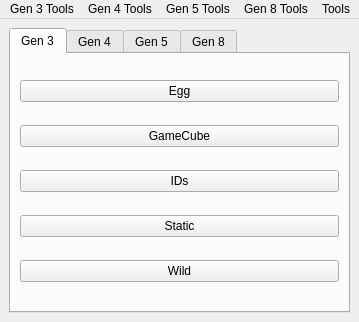
<?xml version="1.0" encoding="UTF-8"?>
<ui version="4.0">
 <class>MainWindow</class>
 <widget class="QMainWindow" name="MainWindow">
  <property name="geometry">
   <rect>
    <x>0</x>
    <y>0</y>
    <width>359</width>
    <height>322</height>
   </rect>
  </property>
  <property name="windowIcon">
   <iconset>
    <normaloff>../pokefinder.ico</normaloff>../pokefinder.ico</iconset>
  </property>
  <widget class="QWidget" name="centralwidget">
   <layout class="QGridLayout" name="gridLayout">
    <item row="0" column="0">
     <widget class="QTabWidget" name="tabWidget">
      <widget class="QWidget" name="tabGen3">
       <attribute name="title">
        <string>Gen 3</string>
       </attribute>
       <layout class="QGridLayout" name="gridLayout_2">
        <item row="0" column="0">
         <widget class="QPushButton" name="pushButtonEgg3">
          <property name="text">
           <string>Egg</string>
          </property>
         </widget>
        </item>
        <item row="1" column="0">
         <widget class="QPushButton" name="pushButtonGameCube">
          <property name="text">
           <string>GameCube</string>
          </property>
         </widget>
        </item>
        <item row="2" column="0">
         <widget class="QPushButton" name="pushButtonIDs3">
          <property name="text">
           <string>IDs</string>
          </property>
         </widget>
        </item>
        <item row="3" column="0">
         <widget class="QPushButton" name="pushButtonStatic3">
          <property name="text">
           <string>Static</string>
          </property>
         </widget>
        </item>
        <item row="4" column="0">
         <widget class="QPushButton" name="pushButtonWild3">
          <property name="text">
           <string>Wild</string>
          </property>
         </widget>
        </item>
       </layout>
      </widget>
      <widget class="QWidget" name="tabGen4">
       <attribute name="title">
        <string>Gen 4</string>
       </attribute>
       <layout class="QGridLayout" name="gridLayout_3">
        <item row="0" column="0">
         <widget class="QPushButton" name="pushButtonEgg4">
          <property name="text">
           <string>Egg</string>
          </property>
         </widget>
        </item>
        <item row="1" column="0">
         <widget class="QPushButton" name="pushButtonEvent4">
          <property name="text">
           <string>Event</string>
          </property>
         </widget>
        </item>
        <item row="2" column="0">
         <widget class="QPushButton" name="pushButtonIDs4">
          <property name="text">
           <string>IDs</string>
          </property>
         </widget>
        </item>
        <item row="3" column="0">
         <widget class="QPushButton" name="pushButtonStatic4">
          <property name="text">
           <string>Static</string>
          </property>
         </widget>
        </item>
        <item row="4" column="0">
         <widget class="QPushButton" name="pushButtonWild4">
          <property name="text">
           <string>Wild</string>
          </property>
         </widget>
        </item>
       </layout>
      </widget>
      <widget class="QWidget" name="tabGen5">
       <attribute name="title">
        <string>Gen 5</string>
       </attribute>
       <layout class="QGridLayout" name="gridLayout_4">
        <item row="0" column="0">
         <widget class="QPushButton" name="pushButtonDreamRadar">
          <property name="text">
           <string>Dream Radar</string>
          </property>
         </widget>
        </item>
        <item row="1" column="0">
         <widget class="QPushButton" name="pushButtonEgg5">
          <property name="text">
           <string>Egg</string>
          </property>
         </widget>
        </item>
        <item row="2" column="0">
         <widget class="QPushButton" name="pushButtonEvent5">
          <property name="text">
           <string>Event</string>
          </property>
         </widget>
        </item>
        <item row="3" column="0">
         <widget class="QPushButton" name="pushButtonHiddenGrotto">
          <property name="text">
           <string>Hidden Grotto</string>
          </property>
         </widget>
        </item>
        <item row="4" column="0">
         <widget class="QPushButton" name="pushButtonIDs5">
          <property name="text">
           <string>IDs</string>
          </property>
         </widget>
        </item>
        <item row="5" column="0">
         <widget class="QPushButton" name="pushButtonStatic5">
          <property name="text">
           <string>Static</string>
          </property>
         </widget>
        </item>
        <item row="6" column="0">
         <widget class="QPushButton" name="pushButtonWild5">
          <property name="text">
           <string>Wild</string>
          </property>
         </widget>
        </item>
       </layout>
      </widget>
      <widget class="QWidget" name="tabGen8">
       <attribute name="title">
        <string>Gen 8</string>
       </attribute>
       <layout class="QGridLayout" name="gridLayout_5">
        <item row="0" column="0">
         <widget class="QPushButton" name="pushButtonEgg8">
          <property name="text">
           <string>Egg</string>
          </property>
         </widget>
        </item>
        <item row="1" column="0">
         <widget class="QPushButton" name="pushButtonEvent8">
          <property name="text">
           <string>Event</string>
          </property>
         </widget>
        </item>
        <item row="2" column="0">
         <widget class="QPushButton" name="pushButtonIDs8">
          <property name="text">
           <string>IDs</string>
          </property>
         </widget>
        </item>
        <item row="3" column="0">
         <widget class="QPushButton" name="pushButtonRaid">
          <property name="text">
           <string>Raid</string>
          </property>
         </widget>
        </item>
        <item row="4" column="0">
         <widget class="QPushButton" name="pushButtonStatic8">
          <property name="text">
           <string>Static</string>
          </property>
         </widget>
        </item>
        <item row="5" column="0">
         <widget class="QPushButton" name="pushButtonUnderground">
          <property name="text">
           <string>Underground</string>
          </property>
         </widget>
        </item>
        <item row="6" column="0">
         <widget class="QPushButton" name="pushButtonWild8">
          <property name="text">
           <string>Wild</string>
          </property>
         </widget>
        </item>
       </layout>
      </widget>
     </widget>
    </item>
   </layout>
  </widget>
  <widget class="QMenuBar" name="menubar">
   <property name="geometry">
    <rect>
     <x>0</x>
     <y>0</y>
     <width>359</width>
     <height>22</height>
    </rect>
   </property>
   <widget class="QMenu" name="menuTools">
    <property name="title">
     <string>Tools</string>
    </property>
    <addaction name="actionAbout"/>
    <addaction name="actionEncounterLookup"/>
    <addaction name="actionIVCalculator"/>
    <addaction name="actionResearcher"/>
    <addaction name="actionSettings"/>
   </widget>
   <widget class="QMenu" name="menuGen3Tools">
    <property name="title">
     <string>Gen 3 Tools</string>
    </property>
    <addaction name="actionGameCubeSeedFinder"/>
    <addaction name="actionIVstoPID3"/>
    <addaction name="actionJirachiAdvancer"/>
    <addaction name="actionPIDtoIVs"/>
    <addaction name="actionPokeSpot"/>
    <addaction name="actionProfileManager3"/>
    <addaction name="actionSeedToTime3"/>
    <addaction name="actionSpindaPainter"/>
   </widget>
   <widget class="QMenu" name="menuGen4Tools">
    <property name="title">
     <string>Gen 4 Tools</string>
    </property>
    <addaction name="actionIVstoPID4"/>
    <addaction name="actionProfileManager4"/>
    <addaction name="actionSeedToTime4"/>
    <addaction name="actionSIDfromChainedShiny"/>
    <addaction name="actionShinyPatch"/>
   </widget>
   <widget class="QMenu" name="menuGen5Tools">
    <property name="title">
     <string>Gen 5 Tools</string>
    </property>
    <addaction name="actionAdjacentSeed"/>
    <addaction name="actionIVCache"/>
    <addaction name="actionPhenomenon"/>
    <addaction name="actionProfileCalibrator"/>
    <addaction name="actionProfileManager5"/>
    <addaction name="actionSHA1Cache"/>
   </widget>
   <widget class="QMenu" name="menuGen8Tools">
    <property name="title">
     <string>Gen 8 Tools</string>
    </property>
    <addaction name="actionDenMap"/>
    <addaction name="actionProfileManager8"/>
   </widget>
   <addaction name="menuGen3Tools"/>
   <addaction name="menuGen4Tools"/>
   <addaction name="menuGen5Tools"/>
   <addaction name="menuGen8Tools"/>
   <addaction name="menuTools"/>
  </widget>
  <action name="actionResearcher">
   <property name="text">
    <string>Researcher</string>
   </property>
  </action>
  <action name="actionPokeSpot">
   <property name="text">
    <string>Poke Spot</string>
   </property>
  </action>
  <action name="actionSeedToTime4">
   <property name="text">
    <string>Seed to Time</string>
   </property>
  </action>
  <action name="actionShinyPatch">
   <property name="text">
    <string>Shiny Patch (DPPt)</string>
   </property>
  </action>
  <action name="actionSIDfromChainedShiny">
   <property name="text">
    <string>SID from Chained Shiny</string>
   </property>
  </action>
  <action name="actionIVCalculator">
   <property name="text">
    <string>IV Calculator</string>
   </property>
  </action>
  <action name="actionSpindaPainter">
   <property name="text">
    <string>Spinda Painter</string>
   </property>
  </action>
  <action name="actionEncounterLookup">
   <property name="text">
    <string>Encounter Lookup</string>
   </property>
  </action>
  <action name="actionGameCubeSeedFinder">
   <property name="text">
    <string>GameCube Seed Finder</string>
   </property>
  </action>
  <action name="actionProfileCalibrator">
   <property name="text">
    <string>Profile Calibrator</string>
   </property>
  </action>
  <action name="actionProfileManager3">
   <property name="text">
    <string>Profile Manager</string>
   </property>
  </action>
  <action name="actionProfileManager4">
   <property name="text">
    <string>Profile Manager</string>
   </property>
  </action>
  <action name="actionProfileManager5">
   <property name="text">
    <string>Profile Manager</string>
   </property>
  </action>
  <action name="actionSettings">
   <property name="text">
    <string>Settings</string>
   </property>
  </action>
  <action name="actionAbout">
   <property name="text">
    <string>About</string>
   </property>
  </action>
  <action name="actionDenMap">
   <property name="text">
    <string>Den Map</string>
   </property>
  </action>
  <action name="actionProfileManager8">
   <property name="text">
    <string>Profile Manager</string>
   </property>
  </action>
  <action name="actionPIDtoIVs">
   <property name="text">
    <string>PID to IVs</string>
   </property>
  </action>
  <action name="actionIVstoPID3">
   <property name="text">
    <string>IVs to PID</string>
   </property>
  </action>
  <action name="actionIVstoPID4">
   <property name="text">
    <string>IVs to PID</string>
   </property>
  </action>
  <action name="actionSeedToTime3">
   <property name="text">
    <string>Seed to Time</string>
   </property>
  </action>
  <action name="actionJirachiAdvancer">
   <property name="text">
    <string>Jirachi Advancer</string>
   </property>
  </action>
  <action name="actionSHA1Cache">
   <property name="text">
    <string>SHA1 Cache</string>
   </property>
  </action>
  <action name="actionIVCache">
   <property name="text">
    <string>IV Cache</string>
   </property>
  </action>
  <action name="actionAdjacentSeed">
   <property name="text">
    <string>Adjacent Seeds</string>
   </property>
  </action>
  <action name="actionPhenomenon">
   <property name="text">
    <string>Phenomenon</string>
   </property>
  </action>
 </widget>
 <resources/>
 <connections/>
</ui>
